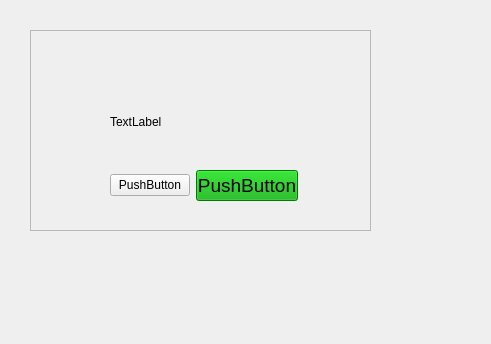
<?xml version="1.0" encoding="UTF-8"?>
<ui version="4.0">
 <class>Form</class>
 <widget class="QWidget" name="Form">
  <property name="geometry">
   <rect>
    <x>0</x>
    <y>0</y>
    <width>491</width>
    <height>344</height>
   </rect>
  </property>
  <property name="windowTitle">
   <string>Form</string>
  </property>
  <property name="styleSheet">
   <string notr="true"/>
  </property>
  <widget class="QFrame" name="frame">
   <property name="geometry">
    <rect>
     <x>30</x>
     <y>30</y>
     <width>341</width>
     <height>201</height>
    </rect>
   </property>
   <property name="frameShape">
    <enum>QFrame::StyledPanel</enum>
   </property>
   <property name="frameShadow">
    <enum>QFrame::Raised</enum>
   </property>
   <widget class="QWidget" name="layoutWidget">
    <property name="geometry">
     <rect>
      <x>80</x>
      <y>50</y>
      <width>188</width>
      <height>121</height>
     </rect>
    </property>
    <layout class="QVBoxLayout" name="verticalLayout">
     <item>
      <widget class="QLabel" name="label">
       <property name="text">
        <string>TextLabel</string>
       </property>
      </widget>
     </item>
     <item>
      <layout class="QHBoxLayout" name="horizontalLayout">
       <item>
        <widget class="QPushButton" name="pushButton_2">
         <property name="text">
          <string>PushButton</string>
         </property>
        </widget>
       </item>
       <item>
        <widget class="QPushButton" name="pushButton">
         <property name="font">
          <font>
           <pointsize>14</pointsize>
          </font>
         </property>
         <property name="styleSheet">
          <string notr="true">background-color: rgb(0, 170, 0);</string>
         </property>
         <property name="text">
          <string>PushButton</string>
         </property>
        </widget>
       </item>
      </layout>
     </item>
    </layout>
   </widget>
  </widget>
 </widget>
 <resources/>
 <connections/>
</ui>
